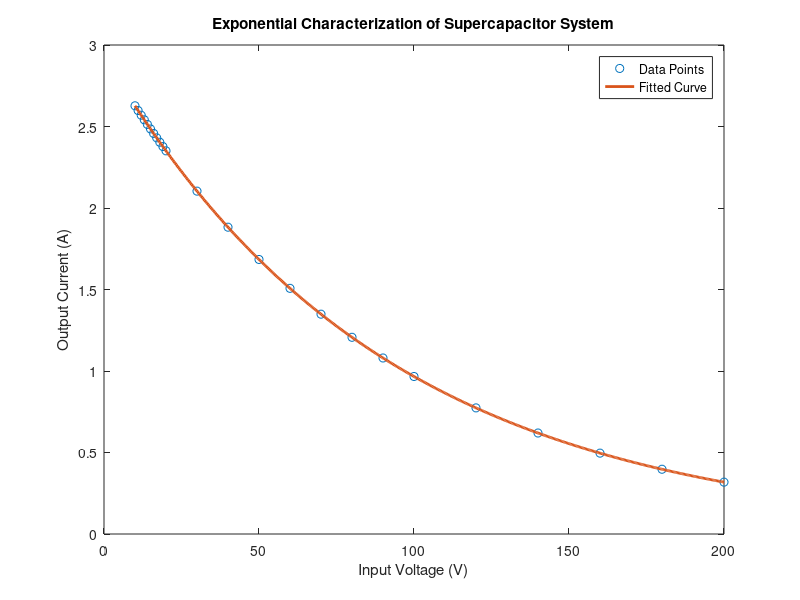

MATLAB code for this plot: (Note: this script raises an error after producing the figure.)
%%
% This document serves as documentation for the design process for creating
% an automatic controls system for the supercapacitor system. 
clc;
clear all;
%% Part 1: Initial Exponential Characterization
% After creating a switched-cycle model for the bidirectional converter,
% testing revealed significant nonlinearities that resulted in divergent
% behavior when used in a linearized model. Inputting a step function 
% appears to output a decaying exponential, implying potential convergence 
% on a closed-form expression for the transfer function. However, inputting
% a ramp input yields a parabola. Furthermore, multiplying an input by a 
% scalar factor does not result in a commensurate scaling of the output
% behavior. We thus conjecture that usage of a square-root function can
% account for nonlinearities of the system. 
data = [10 2.62702; 11 2.59799; 12 2.56928; 13 2.54088; 14 2.5128; ...
        15 2.48503; 16 2.45757; 17 2.43041; 18 2.40355; 19 2.37699; ...
        20 2.35072; 30 2.10348; 40 1.88225; 50 1.68428; 60 1.50714; ...
        70 1.34863; 80 1.20679; 90 1.07987; 100 0.966307; ...
        120 0.77375; 140 0.619578; 160 0.496126; 180 0.397279; 200 0.318132];
% test data from step input using square-root correction
x = data(:,1);
y = data(:,2);

f = @(p,x) p(1)*exp(p(2)*x);

% objective = squared error
err = @(p) sum((f(p,x)-y).^2);

p0 = [2 0.01 0];   % initial guess
p = fminsearch(err,p0);

% plot
grid on
plot(x,y,'o')
hold on

xx = linspace(min(x),max(x),500);
plot(xx,f(p,xx),'LineWidth',2)

mse = mean((f(p,x)-y).^2);
fprintf('MSE = %.10f\n', mse)
fprintf('y = %.4f * exp(%.5f x)\n',p(1),p(2))
% Add labels and title to the plot
xlabel('Input Voltage (V)');
ylabel('Output Current (A)');
title('Exponential Characterization of Supercapacitor System');
legend('Data Points', 'Fitted Curve', 'Location', 'Best');
hold off
%%
% Thanks to Timothy, Nan, and Ethan for helping with characterization!
%% Part 2: Voltage + Current Relations
% We can see that inputting a step function yields output behavior closely
% modeling that of a decaying exponent. However, this is insufficient to
% characterize the square-root corrected system as linear, as this is still
% only a single step function. Furthermore, this result does not elucidate
% us on expected behavior of capacitor voltage, which is another state 
% variable we wish to measure. We will thus repeat Step 1 on a suite of
% inputs to see if reverse-engineering of their behavior is possible. 
warning('off', 'MATLAB:table:ModifiedAndSavedVarnames');
step_data = readtable("1_16_step.csv");
step_time = transpose(0 : 0.5 : (size(step_data, 1) - 1) / 2);
step_input = step_data.Abs;
step_outputCurrent = step_data.AverageCurrent;
step_capacitorVoltage = step_data.C1_CapacitorVoltage;
ramp_data = readtable("1_1600_ramp.csv");
ramp_time = ramp_data.Time_S;
ramp_inputDuty = ramp_data.Abs;
ramp_outputCurrent = ramp_data.AverageCurrent;
ramp_capacitorVoltage = ramp_data.C1_CapacitorVoltage;
%%
% Let's re-run some fitting code and make sure that everything still works
% as expected. 
[xData, yData] = prepareCurveData( step_time, step_outputCurrent );

% Set up fittype and options.
ft = fittype( 'exp1' );
excludedPoints = yData <= 0;
opts = fitoptions( 'Method', 'NonlinearLeastSquares' );
opts.Display = 'Off';
opts.StartPoint = [0.0179102790083968 -0.0106859410802364];
opts.Exclude = excludedPoints;

% Fit model to data.
[fitresult, gof] = fit( xData, yData, ft, opts );

% Plot fit with data.
figure( 'Name', 'ramp response' );
h = plot( fitresult, xData, yData, excludedPoints );
legend( h, 'step_outputCurrent vs. step_time', 'Excluded step_outputCurrent vs. step_time', 'ramp response', 'Location', 'NorthEast', 'Interpreter', 'none' );
% Label axes
xlabel( 'step_time', 'Interpreter', 'none' );
ylabel( 'step_outputCurrent', 'Interpreter', 'none' );
grid on
%%
% Looks pretty similar! We can use the Laplace transform of this input and 
% output to derive a transfer function. 
input_s = tf(1, [16 0]); % Yes, using a transfer function to represent a step input is "wrong". Sue me
output_s = tf(fitresult.a, [1 -fitresult.b]);
G_id = output_s / input_s;
figure;
lsim(10 * G_id, step_input(1:end), step_time(1:end));
hold on;
plot(step_time(1:end), step_outputCurrent(1:end));
%%
% Not sure why there's a stray factor of 10. We'll keep going and see what
% happens.
corrected_ramp_data = readtable("0.05_6400_ramp.csv");
corrected_ramp_time = corrected_ramp_data.Time_S;
corrected_ramp_inputDuty = corrected_ramp_data.Math;
corrected_ramp_outputCurrent = corrected_ramp_data.AverageCurrent;
corrected_ramp_capacitorVoltage = corrected_ramp_data.C1_CapacitorVoltage;
figure;
lsim(10 * G_id, corrected_ramp_inputDuty(1:end), corrected_ramp_time(1:end));
hold on;
plot(corrected_ramp_time(1:end), corrected_ramp_outputCurrent(1:end), "Color", "r");
legend;
